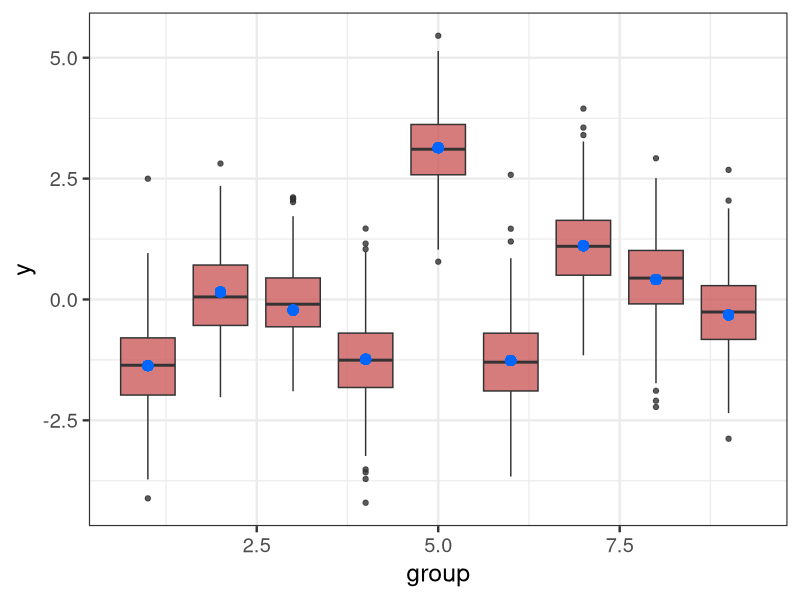
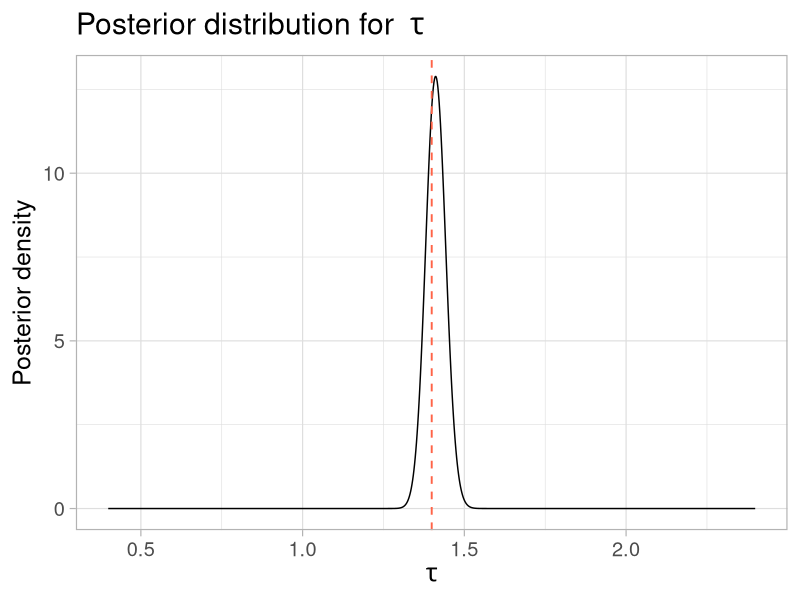
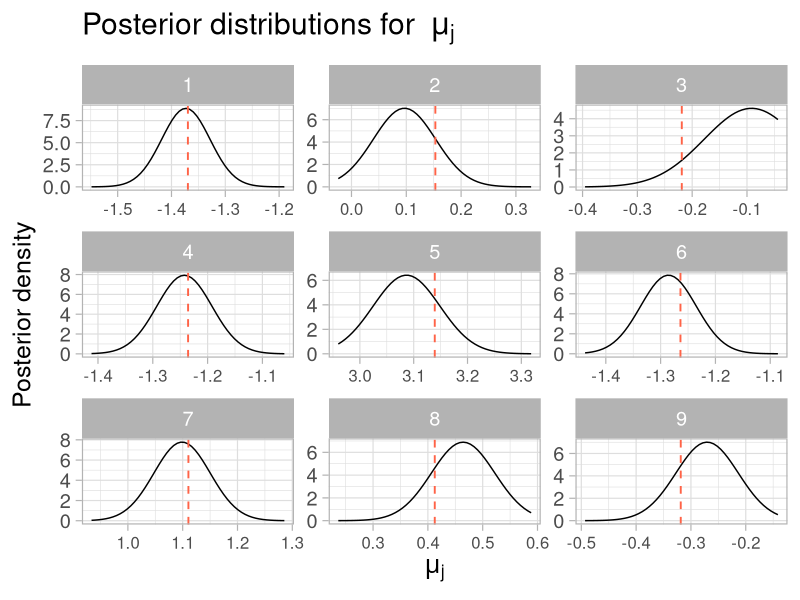
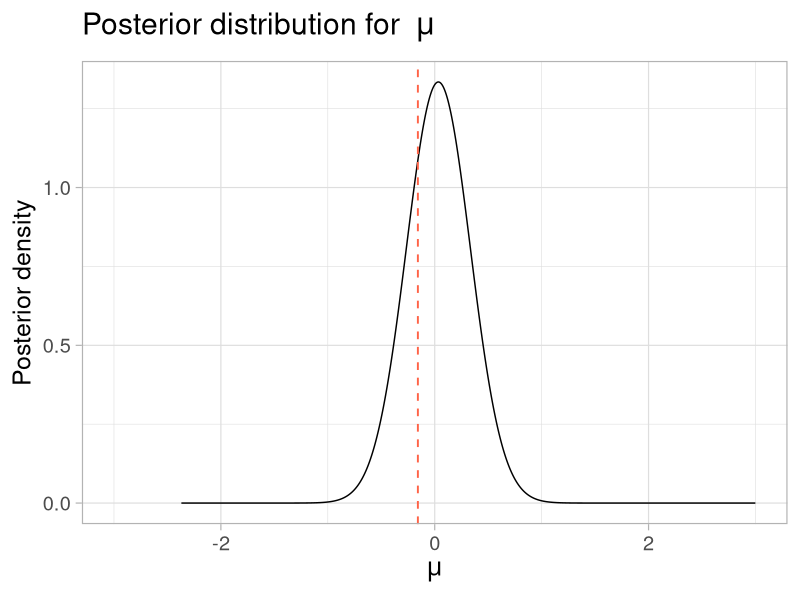
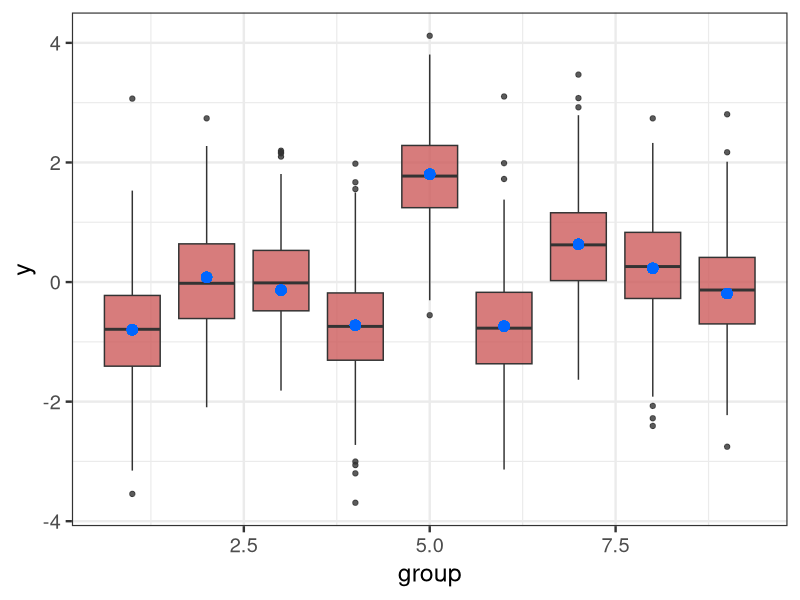
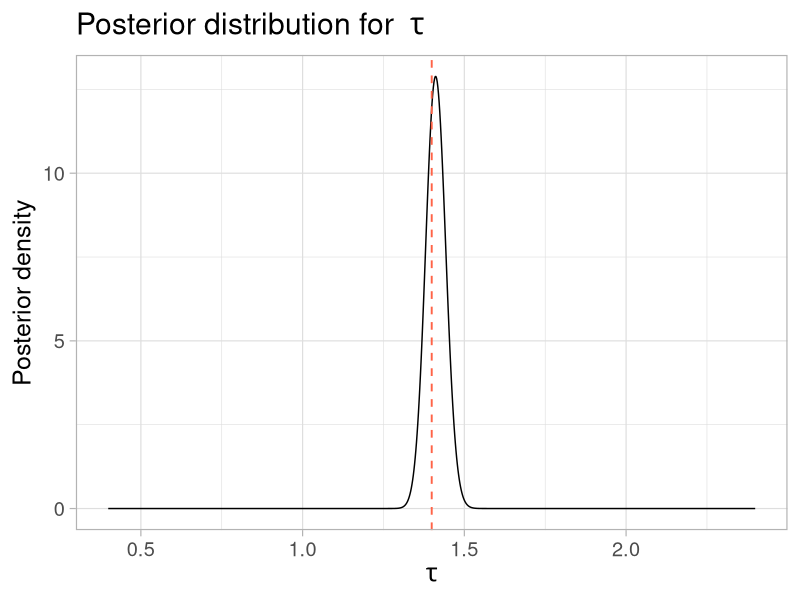

These charts were generated, in order, by the following R code: (Note: this script raises an error after producing the figures.)
# Header ------------------------------------------------------------
# Fitting a hierarchical linear model to the 'repeated' data 
# Bruna Wundervald

# Some boiler plate code to clear the workspace, and load in required packages
rm(list = ls()) # Clear the workspace
library(tidyverse)

# This is based on the latest piece of maths 
# Maths --------------------------------------------------------------

# Description of the Bayesian model fitted in this file
# Notation:
# y_{ij} = response variable for observation i = 1,...,n_j 
# in group j = 1,..,M.
# N = total number of observation = sum_j(n_j)
# mu_j = mean for each group j
# mu = mean for mu_j 
# tau = inverse variance of y_ij
# k1 = multiplication factor for the variance of mu
# k2 = multiplication factor for the variance of mu_j 

# Likelihood:
# y_{ij} ~ N(mu_j, tau^{-1})
# Priors
# mu_j ~ N(mu, k_2(tau^{-1}))
# mu ~ N(0, k_2(tau^{-1})) 
# tau ~ Gamma(alpha, beta)

# Simulate data -----------------------------------------------------
alpha = 0.5; beta = 1; mu_mu = 0; k1 = 1.5 ; k2 = 0.5

# Set the seed so this is repeatable
set.seed(2023)
# Some R code to simulate data from the above model
M = 9 # Number of groups
tau = rgamma(n = 1, 1/alpha, beta)
tau_mu_j = k1 * (1/tau) 
tau_mu = k2 * (1/tau) 
mu_main = rnorm(n = 1, mu_mu, sd = sqrt(tau_mu))
mu_j = rnorm(n = M, mu_main, sd = sqrt(tau_mu_j))

nj = sample(50:750, M, replace = TRUE) # Set the number of obs in each group between 5 and 10
N = sum(nj)
group = rep(1:M, times = nj)
mu = rep(mu_j, nj)
#M1 = model.matrix(mu ~ factor(group) - 1)
y = rnorm(N, mean = mu, sd = sqrt(1/tau))

# var_y = (
#   k1 * M1 %*% t(M1) + diag(1, length(mu), length(mu))) * (1/tau)
# 
# #var_y <- diag(diag(var_y))
# 
# y <- MASS::mvrnorm(n = 1, mu = rep(mu_main, N), Sigma = var_y)

data.frame(y = y, group = group, 
           muj = mu) %>% 
  ggplot(aes(y = y, x = group, group = group)) +
  geom_boxplot(fill = "#CD5C5C", alpha = 0.8) +
  geom_point(aes(y = mu), colour = '#0066ff', size = 3) +
  theme_bw(18)
# ggsave(file = "book2/img/boxplot.png")

data.frame(y = y, group = group, muj = mu) %>% 
  group_by(group) %>% 
  summarise(var = var(y), 
            mean = mean(y)) %>% 
  mutate(muj = mu_j)

# Useful functions --------------------------------------------------
# Posteriors --- 

params <- list(
  N = N, mu_j  = mu_j, y = y, 
  group = group, beta = beta, 
  alpha = alpha, tau = tau, 
  tau_mu = tau_mu, 
  nj = nj,
  mu_main = mu_main, k1 = k1, k2 = k2
)

posteriors <- function(params, tau_p = NULL, 
                       mu_j_p = NULL,
                       mu_p = NULL){
  N <- params$N
  k1 <- params$k1
  k2 <- params$k2
  nj <- params$nj
  beta <- params$beta
  alpha <- params$alpha
  group <- params$group
  mu_j <- params$mu_j
  tau <- params$tau
  mu_main <- params$mu_main
  y <- params$y
  m <-  length(mu_j)

  
  if(!is.null(tau_p)){
    #alpha_tau <- (N + m)/2 + alpha
    alpha_tau <- (N + m + 1)/2 + alpha
    term_mu <- c()
    term_mu_j <- c()
    
    for(j in unique(group)){
      y_j <- y[group == j]
      term_mu[j] <- sum((y_j - mu_j[j])^2)
      term_mu_j[j] <- (mu_j[j] - mu_main)^2
    }
    
    
    beta_tau <- (sum(term_mu)/2 + beta + 
                   sum(term_mu_j)/(2 * k1) + (mu_main^2)/(2 * k2))

    # 8192.516
    post <- dgamma(tau_p, alpha_tau, beta_tau)
  }
  
  
  if(!is.null(mu_j_p)){
    mu_j_p <-  rep(mu_j_p, length(nj))
    mean_mu <- c()
    var_mu <- c()
    
    for(j in unique(group)){
      y_bar_j <- mean(y[group == j]) 
      mean_mu[j] <- ((mu_main/k1) +  y_bar_j * nj[j])/(nj[j] + 1/k1)
      var_mu[j] <- (1/(nj[j] + 1/k1))* tau
    }
    post <- dnorm(mu_j_p, mean = mean_mu, sd = sqrt(var_mu))
  } 
  
  if(!is.null(mu_p)){
    mean_mu <- (tau/k1) * mean(mu_j) * m / (tau *(m/k1 + 1/k2))
    #mean_mu <- ((1/k) * mean(mu_j))/ (tau_mu + (tau/k)*m)
    var_mu <- (tau *(m/k1 + 1/k2))^(-1)
    post <- dnorm(mu_p, mean = mean_mu, sd = sqrt(var_mu))
  } 
  
  return(list(post = post))
  
}

# psi <- (k + diag(N))
# det_psi <- det(psi)
# in_psi <- solve(psi)


df <- data.frame(
  taus = seq(tau - 1, tau + 1, length.out = 1000), 
  mu = seq(min(mu_j) - 1, max(mu_j) + 1, length.out = 1000)) %>% 
  dplyr::rowwise() %>% 
  dplyr::mutate(
    density_tau = posteriors(tau_p = taus, params = params),
    density_mu = posteriors(mu_j_p = mu, params = params),
    density_mu_main = posteriors(mu_p = mu, params = params))

df %>% 
  ggplot(aes(x = taus, y = unlist(density_tau))) +
  geom_line() +
  theme_light(18) +
  geom_vline(xintercept = tau, linetype = 2, 
             colour = 'tomato', size = 0.65) +
  scale_x_continuous(breaks = scales::pretty_breaks(n = 7)) +
  labs(x = expression(tau), y = "Posterior density", 
       title = expression("Posterior distribution for "~tau))
# ggsave(file = "book2/img/post_tau.png")

df$density_mu %>%
  map_df(as_tibble) %>%
  mutate(ind_mu = rep(1:length(nj), times = 1000),
         mu = rep(df$mu, each = M)
  ) %>%
  ungroup() %>%
  group_by(ind_mu) %>%
  filter(value == max(value)) %>%
  ungroup() %>%
  arrange(ind_mu) %>%
  mutate(mu_j = mu_j)
#  write.table("book2/mus.txt")

mu_lims <- mu_j %>% 
  map(~seq(.x -  0.3 * sqrt(k2 * (1/tau)), 
           .x + 0.3 * sqrt(k2 * (1/tau)) , length.out = 1000)) %>% 
  unlist()

df$density_mu %>% 
  map_df(as_tibble) %>% 
  mutate(ind_mu = rep(1:length(nj), 1000), 
         mu = rep(df$mu, each = M)) %>% 
  arrange(ind_mu) %>% 
  mutate(mu_lims = mu_lims) %>% 
  group_by(ind_mu) %>% 
  mutate(mu_min =  min(mu_lims), mu_max = max(mu_lims)) %>% 
  ungroup() %>% 
  filter(mu >= mu_min & mu <= mu_max) %>% 
  ggplot(aes(x = mu, y = value)) +
  geom_line() +
  theme_light(18) +
  facet_wrap(~ind_mu, scales = 'free') +
  geom_vline(data = data.frame(mu_j = mu_j, 
                               ind_mu = 1:M),
             aes(xintercept = mu_j), linetype = 2, 
             colour = 'tomato', size = 0.65) +
  scale_x_continuous(breaks = scales::pretty_breaks(n = 5)) +
  theme(axis.text.x = element_text(size = 12)) +
  labs(x = expression(mu[j]), y = "Posterior density",
       title = expression("Posterior distributions for "~mu[j]))
# ggsave(file = "book2/img/post_mu_j.png")

df %>% 
  ggplot(aes(x = mu, y = unlist(density_mu_main))) +
  geom_line() +
  theme_light(18) +
  geom_vline(xintercept = mu_main, linetype = 2, 
             colour = 'tomato', size = 0.65) +
  scale_x_continuous(breaks = scales::pretty_breaks(n = 7)) +
  xlim(-3, 3) +
  labs(x = expression(mu), y = "Posterior density",
       title = expression("Posterior distribution for "~mu))
# ggsave(file = "book2/img/post_mu.png")

# Now using a smaller k1 ---------------------- 
alpha = 0.5; beta = 1; mu_mu = 0; k1 = 0.5 ; k2 = 0.2

# Set the seed so this is repeatable
set.seed(2023)
# Some R code to simulate data from the above model
M = 9 # Number of groups
tau = rgamma(n = 1, 1/alpha, beta)
tau_mu_j = k1 * (1/tau) 
tau_mu = k2 * (1/tau) 
mu_main = rnorm(n = 1, mu_mu, sd = sqrt(tau_mu))
mu_j = rnorm(n = M, mu_main, sd = sqrt(tau_mu_j))

nj = sample(50:750, M, replace = TRUE) # Set the number of obs in each group between 5 and 10
N = sum(nj)
group = rep(1:M, times = nj)
mu = rep(mu_j, nj)
#M1 = model.matrix(mu ~ factor(group) - 1)
y = rnorm(N, mean = mu, sd = sqrt(1/tau))

data.frame(y = y, group = group, 
           muj = mu) %>% 
  ggplot(aes(y = y, x = group, group = group)) +
  geom_boxplot(fill = "#CD5C5C", alpha = 0.8) +
  geom_point(aes(y = mu), colour = '#0066ff', size = 3) +
  theme_bw(18)
#ggsave(file = "book2/img/boxplot_sm.png")

data.frame(y = y, group = group, muj = mu) %>% 
  group_by(group) %>% 
  summarise(var = var(y), 
            mean = mean(y)) %>% 
  mutate(muj = mu_j)

params <- list(
  N = N, mu_j  = mu_j, y = y, 
  group = group, beta = beta, 
  alpha = alpha, tau = tau, 
  nj = nj, 
  tau_mu = tau_mu, 
  mu_main = mu_main, k1 = k1, k2 = k2
)

df <- data.frame(
  taus = seq(tau - 1, tau + 1, length.out = 1000), 
  mu = seq(min(mu_j) - 1, max(mu_j) + 1, length.out = 1000)) %>% 
  dplyr::rowwise() %>% 
  dplyr::mutate(
    density_tau = posteriors(tau_p = taus, params = params),
    density_mu = posteriors(mu_j_p = mu, params = params),
    density_mu_main = posteriors(mu_p = mu, params = params))

df %>% 
  ggplot(aes(x = taus, y = unlist(density_tau))) +
  geom_line() +
  theme_light(18) +
  geom_vline(xintercept = tau, linetype = 2, 
             colour = 'tomato', size = 0.65) +
  scale_x_continuous(breaks = scales::pretty_breaks(n = 7)) +
  labs(x = expression(tau), y = "Posterior density", 
       title = expression("Posterior distribution for "~tau))
#ggsave(file = "book2/img/post_tau_ms.png")

df$density_mu %>% 
  map_df(as_tibble) %>%
  mutate(ind_mu = rep(1:length(nj), times = 1000), 
         mu = rep(df$mu, each = M)
  ) %>% 
  ungroup() %>% 
  group_by(ind_mu) %>% 
  filter(value == max(value)) %>% 
  ungroup() %>% 
  arrange(ind_mu) %>% 
  mutate(mu_j = mu_j) %>% 
  write.table("book2/mus_ms.txt")


mu_lims <- mu_j %>% 
  map(~seq(.x -  0.5 * sqrt(k1 * (1/tau)), 
           .x + 0.5 * sqrt(k1 * (1/tau)) , length.out = 1000)) %>% 
  unlist()

df$density_mu %>% 
  map_df(as_tibble) %>% 
  mutate(ind_mu = rep(1:length(nj), 1000), 
         mu = rep(df$mu, each = M)) %>% 
  arrange(ind_mu) %>% 
  mutate(mu_lims = mu_lims) %>% 
  group_by(ind_mu) %>% 
  mutate(mu_min =  min(mu_lims), mu_max = max(mu_lims)) %>% 
  ungroup() %>% 
  filter(mu >= mu_min & mu <= mu_max) %>% 
  ggplot(aes(x = mu, y = value)) +
  geom_line() +
  theme_light(18) +
  facet_wrap(~ind_mu, scales = 'free') +
  geom_vline(data = data.frame(mu_j = mu_j, 
                               ind_mu = 1:M),
             aes(xintercept = mu_j), linetype = 2, 
             colour = 'tomato', size = 0.65) +
  scale_x_continuous(breaks = scales::pretty_breaks(n = 5)) +
  theme(axis.text.x = element_text(size = 12)) +
  labs(x = expression(mu[j]), y = "Posterior density",
       title = expression("Posterior distributions for "~mu[j]))
#ggsave(file = "book2/img/post_mu_j_ms.png")

df %>% 
  ggplot(aes(x = mu, y = unlist(density_mu_main))) +
  geom_line() +
  theme_light(18) +
  geom_vline(xintercept = mu_main, linetype = 2, 
             colour = 'tomato', size = 0.65) +
  scale_x_continuous(breaks = scales::pretty_breaks(n = 7)) +
  xlim(-2, 2) +
  labs(x = expression(mu), y = "Posterior density",
       title = expression("Posterior distribution for "~mu))
# ggsave(file = "book2/img/post_mu_ms.png")

# Plot data densities using posteriors -----
# map_mu_j <- df$density_mu %>% 
#   map_df(as_tibble) %>% 
#   mutate(ind_mu = rep(1:length(nj), 1000), 
#          mu = rep(df$mu, each = M)) %>% 
#   group_by(ind_mu) %>% 
#   filter(value == max(value)) %>% 
#   arrange(ind_mu)
# 
# map_tau <- data.frame(value = df$density_tau %>%
#   unlist(), 
#   tau = df$taus) %>% 
#   filter(value == max(value))
# 
# map_mu <- data.frame(value = df$density_mu %>%
#                         unlist(), 
#                       mu = df$mu) %>% 
#   filter(value == max(value))
#   
